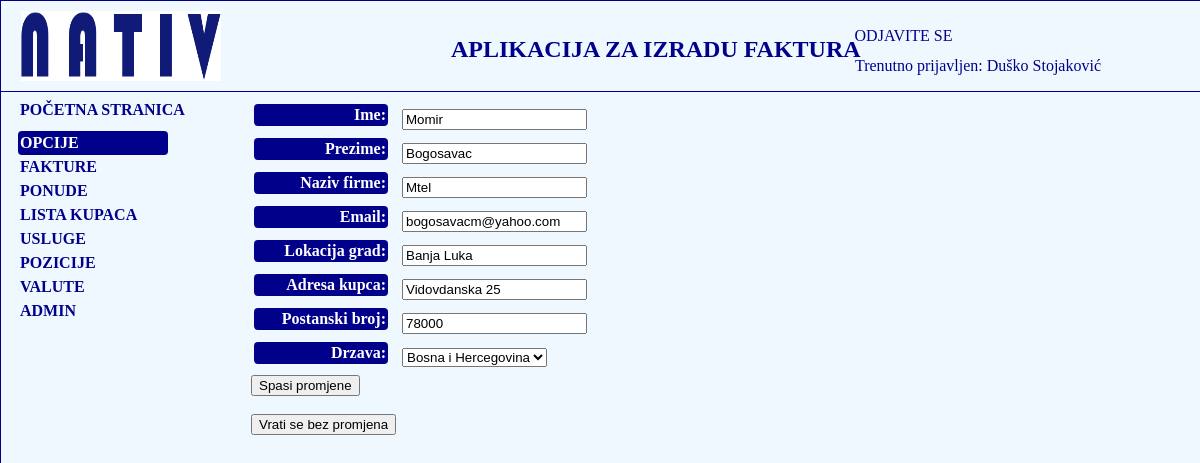
Page /fakture/kupac/3/update/ (signed in) on the committed database.
### fakture/models.py (models this page shows, shortened)
class Korisnik(AbstractBaseUser):
    email = models.EmailField(verbose_name="email", max_length=60, unique=True)
    username = models.CharField(max_length=30, unique=True)
    date_joined = models.DateTimeField(verbose_name='date joined', auto_now_add=True)
    last_login = models.DateTimeField(verbose_name='last login', auto_now=True)
    is_admin = models.BooleanField(default=False)
    is_active = models.BooleanField(default=True)
    is_staff = models.BooleanField(default=False)
    is_superuser = models.BooleanField(default=False)
    ime = models.CharField(max_length=50)
    prezime = models.CharField(max_length=50)
    ime_oca = models.CharField(max_length=50)
    godina_rodjenja = models.DateField(blank=True, null=True)
    mjesto_rodjenja = models.CharField(max_length=50)
    mjesto_prebivalista = models.CharField(max_length=50)
    adresa = models.CharField(max_length=50)
    postanski_broj = models.CharField(max_length=50)
    telefon = models.CharField(max_length=50)
    naziv_preduzeca =  models.CharField(max_length=250, blank=True, null=True)
    adresa_preduzeca = models.CharField(max_length=250, blank=True, null=True)
    mjesto_preduzeca = models.CharField(max_length=250, blank=True, null=True)
    postanski_broj_preduzeca = models.CharField(max_length=250, blank=True, null=True)
    IBAN =  models.CharField(max_length=250, blank=True, null=True,default='BA395620998146211620')
    SWIFT_BIC = models.CharField(max_length=50, blank=True, null=True, default='RAZBBA22')
    telefon_mobilni = models.CharField(max_length=50, blank=True, null=True)
    fax = models.CharField(max_length=50, blank=True, null=True)
    zvanje = models.CharField(max_length=150, blank=True, null=True)
    pozicija = models.CharField(max_length=150, blank=True, null=True)
    email_preduzeca = models.EmailField(verbose_name="Email preduzeca", max_length=60, unique=True, blank=True, null=True)
    web_stranica = models.URLField(blank=True, null=True)
    banka_racun =  models.CharField(max_length=150, blank=True, null=True)
    profilna_slika = models.ImageField(upload_to='slike', blank=True, null=True)
    IZBOR_DRZAVE = (
        ('Bosna i Hercegovina', 'Bosna i Hercegovina'),
        ('Germany', 'Germany'),
        ('Poland', 'Poland')
    )
    drzava = models.CharField(max_length=50, choices=IZBOR_DRZAVE, blank=True, null=True)
    USERNAME_FIELD = 'email'
    REQUIRED_FIELDS = ['username']
    objects = MyKorisnikManager()

class Kupac(models.Model):
    ime = models.CharField(max_length=50)
    prezime = models.CharField(max_length=50)
    naziv_firme = models.CharField(max_length=100)
    email = models.EmailField(blank=True, null=True)
    lokacija_grad = models.CharField(max_length=50)
    adresa_kupca = models.CharField(max_length=150)
    postanski_broj = models.CharField(max_length=50)
    IZBOR_DRZAVE = (
        ('Bosna i Hercegovina', 'Bosna i Hercegovina'),
        ('Germany', 'Germany'),
        ('Poland', 'Poland')
    )
    drzava = models.CharField(max_length=50, choices=IZBOR_DRZAVE, null=True, blank=True)

### fakture/views.py (the view)
# urls.py: path('kupac/<int:pk>/update/', views.KupacUpdate.as_view(), name='kupac-update'),
class KupacUpdate(LoginRequiredMixin, UpdateView):
    model = Kupac
    fields = '__all__'
    template_name = 'fakture/kupac_izmjeni.html'
    success_url = reverse_lazy('fakture:kupac-update')

### fakture/templates/fakture/kupac_izmjeni.html (shortened to what this page needs)
{% extends 'fakture/base_nativ.html' %}
{% block fakture %}
    <form method="post" action="">
    <table>
{{ form.as_table }}
        </table>
<input type="submit" value="Spasi promjene">
        </form>
    <br>
        <form>
        <button formaction="{% url 'fakture:lista-kupci' %}">Vrati se bez promjena</button>
            </form>
{% endblock %}

### fakture/templates/fakture/base_nativ.html (shortened to what this page needs)
<!DOCTYPE html>
{% load static %}
<html lang="en">
<head>
    <link rel="stylesheet" href="{% static 'css/base_nativ.css' %}">
</head>
<body>
<div class="glavni-nativ">
<header id="header">
    <div id="logo">
        <img src="{% static 'slike/logo_nativ.png' %}" alt="Slika Nativ logo">
    </div>
    <h2>APLIKACIJA ZA IZRADU FAKTURA</h2>
    <div id="login">
        {% if user.is_authenticated %}
            <p><a href="{% url 'logout' %}?next={{ request.path }}">ODJAVITE SE</a></p>
        {% else %}
            <p><a href="{% url 'login' %}?next={{ request.path }}">PRIJAVITE SE</a> </p>
        {% endif %}
    </div>
    <div class="trenutno-prijavljen">
        {% if user.is_authenticated %}
            <p>Trenutno prijavljen: {{ user.ime }} {{ user.prezime }}</p>
        {% else %}
            <p></p>
        {% endif %}
    </div>
</header>
<p id="pocetna"><a href="{% url 'fakture:index' %}">POČETNA STRANICA</a></p>
{% if user.is_authenticated %}
<div class="navigacija">
    <nav class="navigacija-sadrzaj">
        <ul>
            <li id="opcije">OPCIJE</li>
            <li><a href="{% url 'fakture:lista_fakturi' %}">FAKTURE</a></li>
            <li><a href="{% url 'fakture:ponuda-lista' %}">PONUDE</a></li>
            <li><a href="{% url 'fakture:lista-kupci' %}">LISTA KUPACA</a></li>
            <li><a href="{% url 'fakture:usluge-lista' %}">USLUGE</a></li>
            <li><a href="{% url 'fakture:usluge-lista' %}">POZICIJE</a></li>
             <li><a href="{% url 'fakture:kreiraj-valutu' %}">VALUTE</a></li>
            {% if user.is_superuser %}
            <li><a href="{% url 'admin:index' %}">ADMIN</a></li>
                {% endif %}
        </ul>
    </nav>
</div>
{% endif %}
<div class="fakture">{% block fakture %}{% endblock %}</div>
</div>
</body>
</html>

### fakture/static/css/base_nativ.css (style rules this page uses)
body { margin: 0; padding: 0; }
.glavni-nativ { position: absolute; margin: 0; width: 100%; height: 7500px; background-color: aliceblue; border: darkblue solid 1px; }
#header { position: absolute; height: 90px; width: 100%; border: darkblue solid 1px; border-top-width: 0; border-left-width: 0; border-right-width: 0; }
#logo { position: absolute; margin-top: 10px; margin-left: 20px; width: 200px; height: 70px; }
#logo img { width: 200px; height: 70px; margin: 0; }
#header h2 { position: absolute; top: 15px; left: 450px; color: darkblue; }
#login { position: absolute; top: 10px; right: 248.5px; }
#login a { text-decoration: none; color: darkblue; }
.trenutno-prijavljen { position: absolute; top: 40px; right: 100px; color: darkblue; }
.navigacija { position: absolute; height: auto; width: 150px; top: 130px; left: 17px; }
.navigacija-sadrzaj li { list-style: none; margin: 0; padding: 3px 0 3px 2px; text-align: left; color: darkblue; font-weight: bold; }
.navigacija-sadrzaj ul { display: block; margin: 0; padding: 0; }
.navigacija-sadrzaj a { text-decoration: none; color: darkblue; font-weight: bold; }
#opcije { background-color: darkblue; color: white; border-radius: 4px; }
#pocetna { position: absolute; height: auto; margin: 0; top: 100px; left: 19px; }
#pocetna a { text-decoration: none; color: darkblue; font-weight: bold; }
.fakture { position: absolute; top: 100px; left: 250px; color: darkblue; margin: 0; width: auto; }
.fakture label { display: inline-block; width:130px; background-color: darkblue; color: white; padding: 2px; margin: 0 10px 8px 0; text-align: right; border-radius: 4px; }

### rows in the picture
Korisnik: ime "Duško", prezime "Stojaković"
Kupac: ime "Momir", prezime "Bogosavac", naziv_firme "Mtel", email "bogosavacm@yahoo.com", lokacija_grad "Banja Luka", adresa_kupca "Vidovdanska 25", postanski_broj "78000", drzava "Bosna i Hercegovina"
